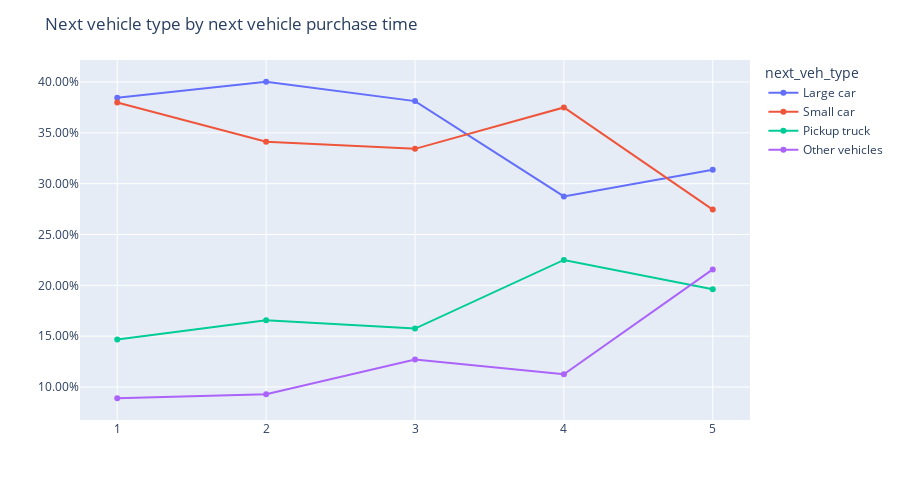

The cell this chart's notebook holds for it:
### Code cell
df_time_fuel_type = geo_edf[['next_veh', 'next_veh_type_1']]
df_time_fuel_type.columns = ['next_veh_purchase_time', 'next_veh_type']

result = df_time_fuel_type.groupby('next_veh_purchase_time')['next_veh_type'].value_counts().reset_index(name='count_each_fuel_type')

# convert count to percentage
result['percentage'] = result['count_each_fuel_type'] / result.groupby('next_veh_purchase_time')['count_each_fuel_type'].transform('sum')

# convert next_veh_type to string as it is categorical (We need to change this to proper categorical variable later)
result['next_veh_type'] = result['next_veh_type'].astype(str)
result['next_veh_purchase_time'] = result['next_veh_purchase_time'].astype(str)

#show points on line chart
fig = px.line(result, x="next_veh_purchase_time", y="percentage", color="next_veh_type", markers=True)

fig.update_layout(
    xaxis=dict(
        tickmode='linear',
        dtick=1,
        tickangle=0,
        title_text=None
    ),
    yaxis=dict(
        title_text=None
    ),
    height=500,
    title_text="Next vehicle type by next vehicle purchase time"
)
fig.update_layout(yaxis=dict(tickformat=".2%"))


fig.show()

### Figure 1 — Plotly figure (JSON) as saved in the notebook; plotly's stock layout.template omitted (floating-point values rounded to 4 significant figures)
{"data": [{"hovertemplate": "next_veh_type=Large car<br>next_veh_purchase_time=%{x}<br>percentage=%{y}<extra></extra>", "legendgroup": "Large car", "line": {"color": "#636efa", "dash": "solid"}, "marker": {"symbol": "circle"}, "mode": "markers+lines", "name": "Large car", "orientation": "v", "showlegend": true, "type": "scatter", "x": ["1", "2", "3", "4", "5"], "xaxis": "x", "y": [0.3846, 0.4003, 0.3812, 0.2875, 0.3137], "yaxis": "y"}, {"hovertemplate": "next_veh_type=Small car<br>next_veh_purchase_time=%{x}<br>percentage=%{y}<extra></extra>", "legendgroup": "Small car", "line": {"color": "#EF553B", "dash": "solid"}, "marker": {"symbol": "circle"}, "mode": "markers+lines", "name": "Small car", "orientation": "v", "showlegend": true, "type": "scatter", "x": ["1", "2", "3", "4", "5"], "xaxis": "x", "y": [0.3798, 0.3413, 0.3343, 0.375, 0.2745], "yaxis": "y"}, {"hovertemplate": "next_veh_type=Pickup truck<br>next_veh_purchase_time=%{x}<br>percentage=%{y}<extra></extra>", "legendgroup": "Pickup truck", "line": {"color": "#00cc96", "dash": "solid"}, "marker": {"symbol": "circle"}, "mode": "markers+lines", "name": "Pickup truck", "orientation": "v", "showlegend": true, "type": "scatter", "x": ["1", "2", "3", "4", "5"], "xaxis": "x", "y": [0.1466, 0.1656, 0.1575, 0.225, 0.1961], "yaxis": "y"}, {"hovertemplate": "next_veh_type=Other vehicles<br>next_veh_purchase_time=%{x}<br>percentage=%{y}<extra></extra>", "legendgroup": "Other vehicles", "line": {"color": "#ab63fa", "dash": "solid"}, "marker": {"symbol": "circle"}, "mode": "markers+lines", "name": "Other vehicles", "orientation": "v", "showlegend": true, "type": "scatter", "x": ["1", "2", "3", "4", "5"], "xaxis": "x", "y": [0.08894, 0.09285, 0.1271, 0.1125, 0.2157], "yaxis": "y"}], "layout": {"height": 500, "legend": {"title": {"text": "next_veh_type"}, "tracegroupgap": 0}, "margin": {"t": 60}, "title": {"text": "Next vehicle type by next vehicle purchase time"}, "xaxis": {"anchor": "y", "domain": [0, 1], "dtick": 1, "tickangle": 0, "tickmode": "linear", "title": {}}, "yaxis": {"anchor": "x", "domain": [0, 1], "tickformat": ".2%", "title": {}}}}
